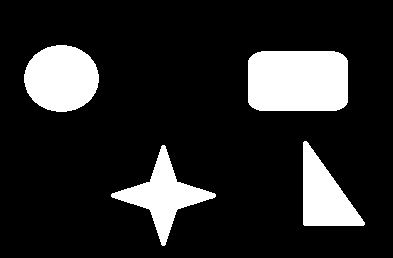
#> input picture image_processing/img/520f8a8d.jpg, 393 x 258 px
$ python opencv_hough3.py
#> lines starting #> are read from the running program, lines starting #| are printed output that depends on the picture; after the words box and inside, x2 and y2 are one past the last pixel; in counts of white or black regions, pixels touching at a corner belong together
# -*- coding: utf-8 -*-
import sys
import cv2
import math
import numpy as np

args = sys.argv

image_path = ""
if len(args) < 2:
    image_path = "img/520f8a8d.jpg"
else:
    image_path = str(args[1])

img = cv2.imread(image_path)
#> img is the input picture: shape (258, 393, 3); min 0, max 255, mean 39.7

gray=cv2.cvtColor(img,cv2.COLOR_BGR2GRAY)
dst = cv2.Canny(gray, 900, 50)
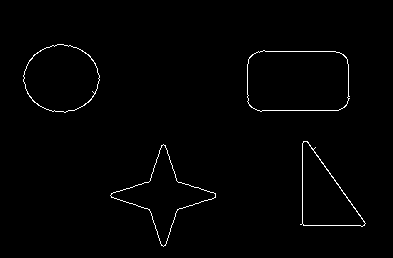
#> dst: shape (258, 393); 1.1% white in thin lines or dots, all inside (x1, y1, x2, y2) = (23, 44, 366, 247)

lines= cv2.HoughLines(dst, 1, math.pi/180.0, 100, np.array([]), 0, 0)
#> lines = None
# [13 lines of commented-out code are left out]


#> (the run stopped early here; a loop or call above may not have finished)
